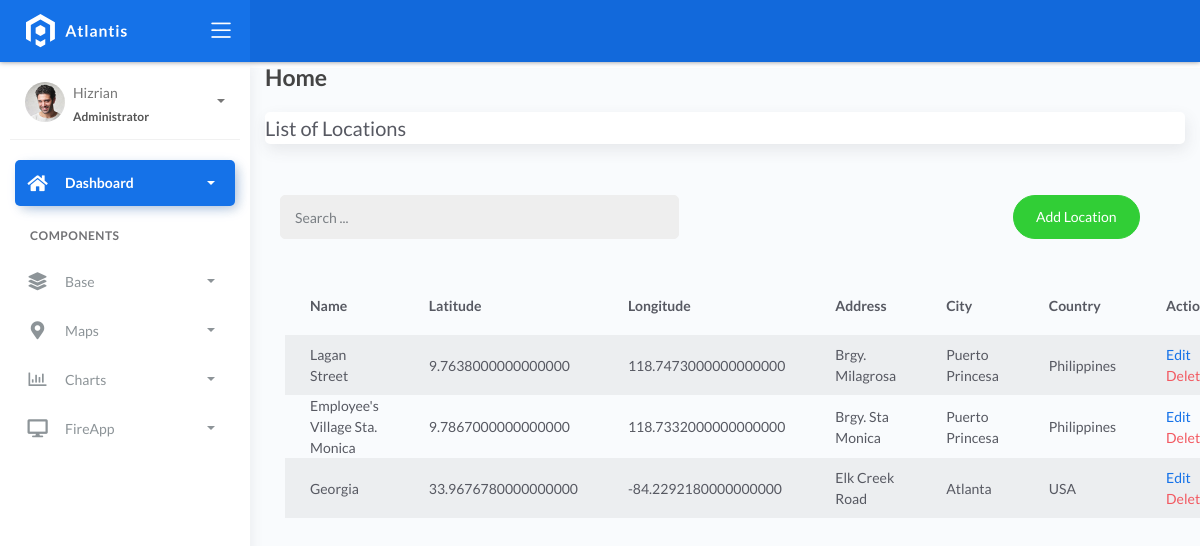
/location_list, run on an earlier commit of the app's database.
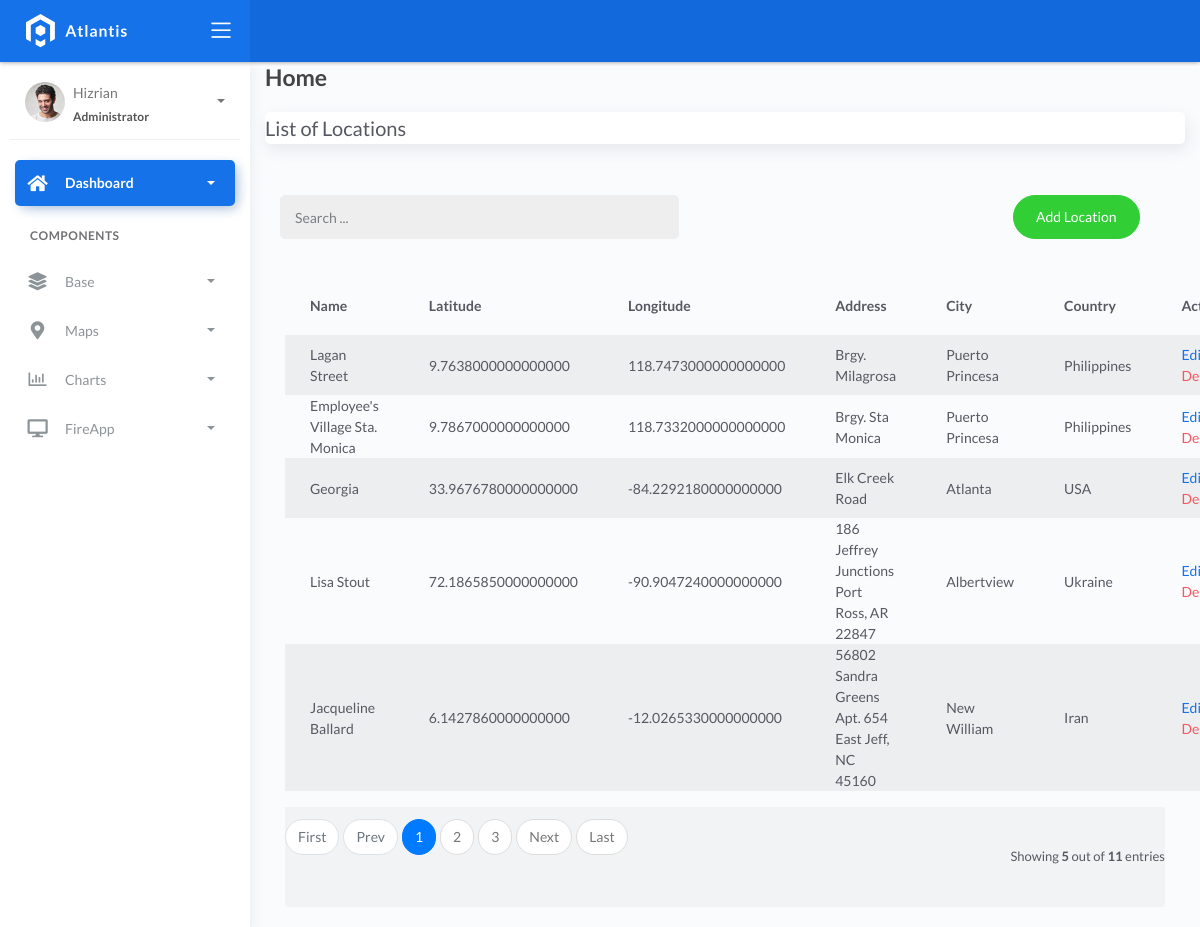
And on a later commit of the database.
### fire/models.py (models this page shows)
class BaseModel(models.Model):
    created_at = models.DateTimeField(auto_now_add=True, db_index=True)
    updated_at = models.DateTimeField(auto_now=True)
    class Meta:
        abstract = True

class Locations(BaseModel):
    name = models.CharField(max_length=150)
    latitude = models.DecimalField(
        max_digits=22, decimal_places=16, null=True, blank=True)
    longitude = models.DecimalField(
        max_digits=22, decimal_places=16, null=True, blank=True)
    address = models.CharField(max_length=150)
    city = models.CharField(max_length=150)  # can be in separate table
    country = models.CharField(max_length=150)  # can be in separate table

### fire/views.py (the view)
# urls.py: path('location_list', LocationList.as_view(), name='location'),
class LocationList(ListView):
    model = Locations
    context_object_name = 'location'
    template_name = 'loc_list.html'
    paginate_by = 5

### templates/loc_list.html (shortened to what this page needs)
{% extends 'base.html' %} {% load static %} {% block content %}
<div class="content">
    <div class="container-fluid">
        <h4 class="page-title">Home</h4>
        <div class="row">
            <div class="col-md-12">
                <div class="card">
                    <div class="card-title">List of Locations</div>
                </div>
                <br>
                <div class="col-md-12 row">
                    <div class="col-md-6">
                        <form action="" class="navbar-left navbar-form nav-search mr-md-3">
                            <div class="input-group">
                                <input type="text" placeholder="Search ..." class="form-control">
                                <div class="input-group-append">
                                    <span class="input-group-text">
                                    </span>
                                </div>
                            </div>
                        </form>
                    </div>
                    <div class="col-md-6">
                        <div class="pull-right"><a href="{% url 'loc-add' %}" loc-add="" class="btn btn-success btn-rounded">Add Location</a>
                        </div>
                    </div>
                </div>
                <div class="card-body">
                    <table class="table table-striped mt-3">
                        <thead>
                            <tr>
                                <th scope="col">Name</th>
                                <th scope="col">Latitude</th>
                                <th scope="col">Longitude</th>
                                <th scope="col">Address</th>
                                <th scope="col">City</th>
                                <th scope="col">Country</th>
                                <th scope="col">Action</th>
                            </tr>
                        </thead>
                        <tbody>
                            {% for object in object_list %}
                            <tr>
                                <td>{{ object.name }}</td>
                                <td>{{ object.latitude }}</td>
                                <td>{{ object.longitude }}</td>
                                <td>{{ object.address }}</td>
                                <td>{{ object.city }}</td>
                                <td>{{ object.country }}</td>
                                <td>
                                    <a href="location_list/{{ object.id }}">Edit</a>
                                    <a href="location_list/{{ object.id }}/delete" class="text-danger">Delete</a>
                                </td>
                            </tr>
                            {% empty %}
                            <tr>
                                <td colspan="4" style="text-align: center">
                                    <p class="text-sm font-wight-bold mb-0">No Records Found</p>
                                </td>
                            </tr>
                            {% endfor %}
                        </tbody>
                    </table>
                    {% include 'includes/pagination.html' %}
                </div>
            </div>
        </div>
    </div>
</div>
{% endblock %}

What changed in the data, as far as the page shows it:
added Locations: name "Lisa Stout", latitude "72.1865850000000000", longitude "-90.9047240000000000", address "186 Jeffrey Junctions Port Ross, AR 22847", city "Albertview", country "Ukraine"
added Locations: name "Jacqueline Ballard", latitude "6.1427860000000000", longitude "-12.0265330000000000", address "56802 Sandra Greens Apt. 654 East Jeff, NC 45160", city "New William", country "Iran"
Also different on the page:
{{ object_list.count }}: (not shown) → "5"
{{ paginator.count }}: (not shown) → "11"
text now shown: "First Prev Next Last Showing out of entries"
new list line: "1"
new list line: "2"
new list line: "3"
